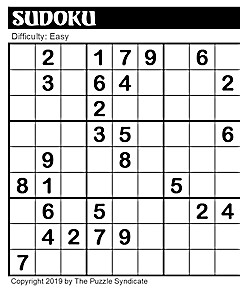
#> input picture sudoku.jpg, 240 x 288 px
$ jupyter execute 'Hough Transform.ipynb'
#> lines starting #> are read from the running program, lines starting #| are printed output that depends on the picture
[cell 1]
import cv2 as cv
import numpy as np
import matplotlib.pyplot as plt

[cell 2]
img = cv.imread('sudoku.jpg')
#> img is the input picture: shape (288, 240, 3); min 0, max 255, mean 208.1
output = img.copy()
gray = cv.cvtColor(img, cv.COLOR_BGR2GRAY)
gray = cv.medianBlur(gray, 5)
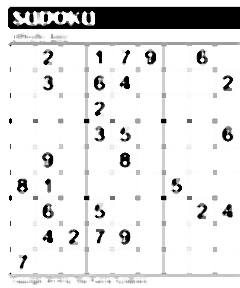
#> gray: shape (288, 240); min 0, max 255, mean 226.1
circles = cv.HoughCircles(gray, cv.HOUGH_GRADIENT, 1, 20,
param1=50, param2=30, minRadius=0, maxRadius=0)
#> circles = 44 rows, first 8: [50.5, 120.5, 114.9], [214.5, 159.5, 119.1], [194.5, 158.5, 118.4], [140.5, 179.5, 93.8], [219.5, 181.5, 140.7], [118.5, 197.5, 85.2], [154.5, 94.5, 66.9], [180.5, 138.5, 97.9]
detected_circles = np.uint16(np.around(circles))
#> detected_circles = 44 rows, first 8: [50, 120, 115], [214, 160, 119], [194, 158, 118], [140, 180, 94], [220, 182, 141], [118, 198, 85], [154, 94, 67], [180, 138, 98]
for (x, y ,r) in detected_circles[0, :]:
    cv.circle(output, (x, y), r, (0, 0, 0), 3)
    cv.circle(output, (x, y), 2, (0, 255, 255), 3)
#> this loop made 44 passes
#> (x, y, r) on passes 1 to 12: (50, 120, 115), (214, 160, 119), (194, 158, 118), (140, 180, 94), (220, 182, 141), (118, 198, 85), (154, 94, 67), (180, 138, 98), (98, 172, 67), (24, 94, 89), (132, 224, 57), (10, 160, 118)
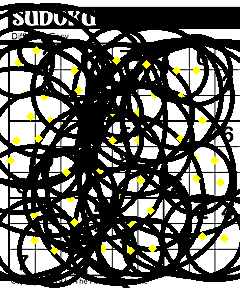
#> output: shape (288, 240, 3); mean B, G, R 92.7, 98.1, 98.1
cv.imshow('output',output)
cv.waitKey(0)
cv.destroyAllWindows()
